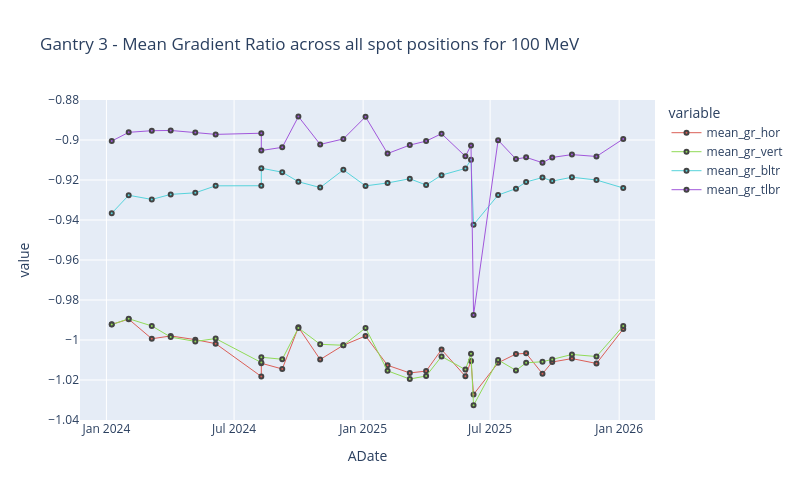

Source (notebook cell):
### Code cell
# plotting absolute y-pos, on Gantry 4, from XRV-4000 data, 100 MeV spot, Gantry angle = 0, in last 2 months

mean_prof = ["mean_gr_hor", "mean_gr_vert", "mean_gr_bltr", "mean_gr_tlbr"]

plotly_mean_gr(avg_df, mean_prof, "Gantry 3", "XRV-3000", 100, 0, "2026-01-01", 24)

### Figure 1 — Plotly figure (JSON) as saved in the notebook; plotly's stock layout.template omitted (floating-point values rounded to 4 significant figures)
{"data": [{"hovertemplate": "variable=mean_gr_hor<br>ADate=%{x}<br>value=%{y}<extra></extra>", "legendgroup": "mean_gr_hor", "line": {"width": 1}, "marker": {"color": "#db5f57", "line": {"width": 2}, "size": 4, "symbol": "circle"}, "mode": "markers+lines", "name": "mean_gr_hor", "orientation": "v", "showlegend": true, "type": "scatter", "x": ["2024-01-08T14:41:43", "2024-02-01T18:43:29", "2024-03-05T17:08:11", "2024-04-01T16:06:38", "2024-05-06T17:41:41", "2024-06-04T17:34:37", "2024-08-08T19:49:34", "2024-08-08T20:13:40", "2024-09-07T16:21:14", "2024-09-30T17:09:29", "2024-10-31T17:58:00", "2024-12-03T18:47:11", "2025-01-04T09:46:22", "2025-02-04T20:11:42", "2025-03-08T12:14:24", "2025-03-31T19:02:48", "2025-04-22T18:59:33", "2025-05-26T18:59:16", "2025-06-03T18:47:26", "2025-06-07T09:45:45", "2025-07-12T10:09:39", "2025-08-06T20:58:15", "2025-08-21T08:30:41", "2025-09-13T15:52:12", "2025-09-27T14:03:21", "2025-10-25T15:49:34", "2025-11-29T15:12:29", "2026-01-06T19:28:26"], "xaxis": "x", "y": [-0.9922, -0.9896, -0.9994, -0.998, -0.9998, -1.002, -1.018, -1.012, -1.014, -0.9936, -1.01, -1.003, -0.998, -1.013, -1.016, -1.016, -1.005, -1.018, -1.01, -1.027, -1.011, -1.007, -1.007, -1.017, -1.011, -1.009, -1.012, -0.9945], "yaxis": "y"}, {"hovertemplate": "variable=mean_gr_vert<br>ADate=%{x}<br>value=%{y}<extra></extra>", "legendgroup": "mean_gr_vert", "line": {"width": 1}, "marker": {"color": "#91db57", "line": {"width": 2}, "size": 4, "symbol": "circle"}, "mode": "markers+lines", "name": "mean_gr_vert", "orientation": "v", "showlegend": true, "type": "scatter", "x": ["2024-01-08T14:41:43", "2024-02-01T18:43:29", "2024-03-05T17:08:11", "2024-04-01T16:06:38", "2024-05-06T17:41:41", "2024-06-04T17:34:37", "2024-08-08T19:49:34", "2024-08-08T20:13:40", "2024-09-07T16:21:14", "2024-09-30T17:09:29", "2024-10-31T17:58:00", "2024-12-03T18:47:11", "2025-01-04T09:46:22", "2025-02-04T20:11:42", "2025-03-08T12:14:24", "2025-03-31T19:02:48", "2025-04-22T18:59:33", "2025-05-26T18:59:16", "2025-06-03T18:47:26", "2025-06-07T09:45:45", "2025-07-12T10:09:39", "2025-08-06T20:58:15", "2025-08-21T08:30:41", "2025-09-13T15:52:12", "2025-09-27T14:03:21", "2025-10-25T15:49:34", "2025-11-29T15:12:29", "2026-01-06T19:28:26"], "xaxis": "x", "y": [-0.9923, -0.9894, -0.993, -0.9986, -1.001, -0.9993, -1.011, -1.009, -1.01, -0.9939, -1.002, -1.003, -0.994, -1.015, -1.02, -1.018, -1.008, -1.015, -1.007, -1.033, -1.01, -1.015, -1.011, -1.011, -1.01, -1.007, -1.008, -0.993], "yaxis": "y"}, {"hovertemplate": "variable=mean_gr_bltr<br>ADate=%{x}<br>value=%{y}<extra></extra>", "legendgroup": "mean_gr_bltr", "line": {"width": 1}, "marker": {"color": "#57d3db", "line": {"width": 2}, "size": 4, "symbol": "circle"}, "mode": "markers+lines", "name": "mean_gr_bltr", "orientation": "v", "showlegend": true, "type": "scatter", "x": ["2024-01-08T14:41:43", "2024-02-01T18:43:29", "2024-03-05T17:08:11", "2024-04-01T16:06:38", "2024-05-06T17:41:41", "2024-06-04T17:34:37", "2024-08-08T19:49:34", "2024-08-08T20:13:40", "2024-09-07T16:21:14", "2024-09-30T17:09:29", "2024-10-31T17:58:00", "2024-12-03T18:47:11", "2025-01-04T09:46:22", "2025-02-04T20:11:42", "2025-03-08T12:14:24", "2025-03-31T19:02:48", "2025-04-22T18:59:33", "2025-05-26T18:59:16", "2025-06-03T18:47:26", "2025-06-07T09:45:45", "2025-07-12T10:09:39", "2025-08-06T20:58:15", "2025-08-21T08:30:41", "2025-09-13T15:52:12", "2025-09-27T14:03:21", "2025-10-25T15:49:34", "2025-11-29T15:12:29", "2026-01-06T19:28:26"], "xaxis": "x", "y": [-0.9366, -0.9276, -0.9297, -0.9272, -0.9264, -0.9229, -0.9229, -0.9141, -0.9161, -0.9209, -0.9238, -0.9149, -0.9229, -0.9215, -0.9194, -0.9225, -0.9176, -0.9142, -0.9099, -0.9423, -0.9275, -0.9243, -0.921, -0.9188, -0.9205, -0.9186, -0.92, -0.924], "yaxis": "y"}, {"hovertemplate": "variable=mean_gr_tlbr<br>ADate=%{x}<br>value=%{y}<extra></extra>", "legendgroup": "mean_gr_tlbr", "line": {"width": 1}, "marker": {"color": "#a157db", "line": {"width": 2}, "size": 4, "symbol": "circle"}, "mode": "markers+lines", "name": "mean_gr_tlbr", "orientation": "v", "showlegend": true, "type": "scatter", "x": ["2024-01-08T14:41:43", "2024-02-01T18:43:29", "2024-03-05T17:08:11", "2024-04-01T16:06:38", "2024-05-06T17:41:41", "2024-06-04T17:34:37", "2024-08-08T19:49:34", "2024-08-08T20:13:40", "2024-09-07T16:21:14", "2024-09-30T17:09:29", "2024-10-31T17:58:00", "2024-12-03T18:47:11", "2025-01-04T09:46:22", "2025-02-04T20:11:42", "2025-03-08T12:14:24", "2025-03-31T19:02:48", "2025-04-22T18:59:33", "2025-05-26T18:59:16", "2025-06-03T18:47:26", "2025-06-07T09:45:45", "2025-07-12T10:09:39", "2025-08-06T20:58:15", "2025-08-21T08:30:41", "2025-09-13T15:52:12", "2025-09-27T14:03:21", "2025-10-25T15:49:34", "2025-11-29T15:12:29", "2026-01-06T19:28:26"], "xaxis": "x", "y": [-0.9005, -0.8962, -0.8954, -0.8952, -0.8963, -0.8972, -0.8966, -0.9053, -0.9037, -0.8883, -0.9022, -0.8995, -0.8884, -0.9068, -0.9025, -0.9006, -0.8968, -0.9082, -0.9027, -0.9875, -0.9001, -0.9096, -0.9087, -0.9114, -0.9087, -0.9073, -0.9082, -0.8995], "yaxis": "y"}], "layout": {"height": 500, "legend": {"title": {"text": "variable"}, "tracegroupgap": 0}, "title": {"text": "Gantry 3 - Mean Gradient Ratio across all spot positions for 100 MeV"}, "width": 800, "xaxis": {"anchor": "y", "domain": [0, 1], "title": {"text": "ADate"}}, "yaxis": {"anchor": "x", "domain": [0, 1], "dtick": 0.02, "range": [-1.04, -0.88], "title": {"text": "value"}}}}
